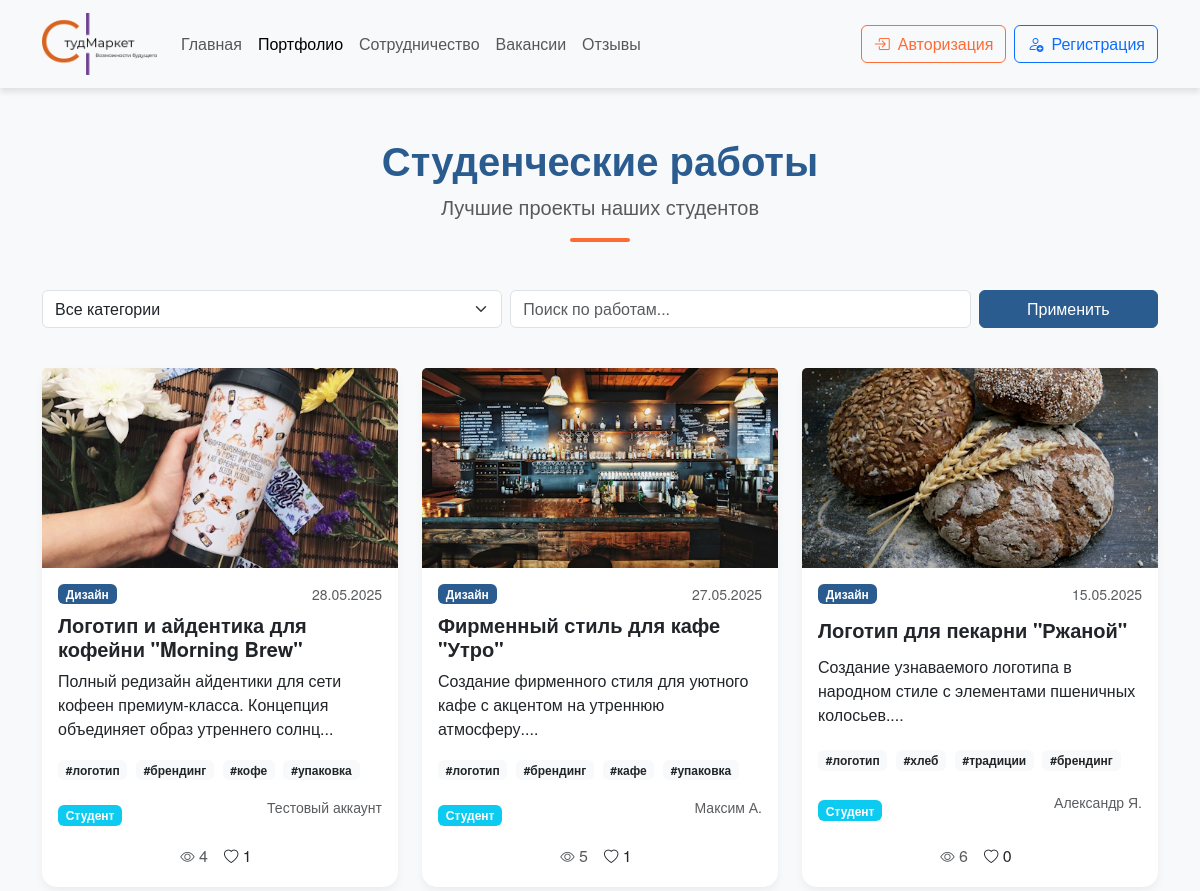
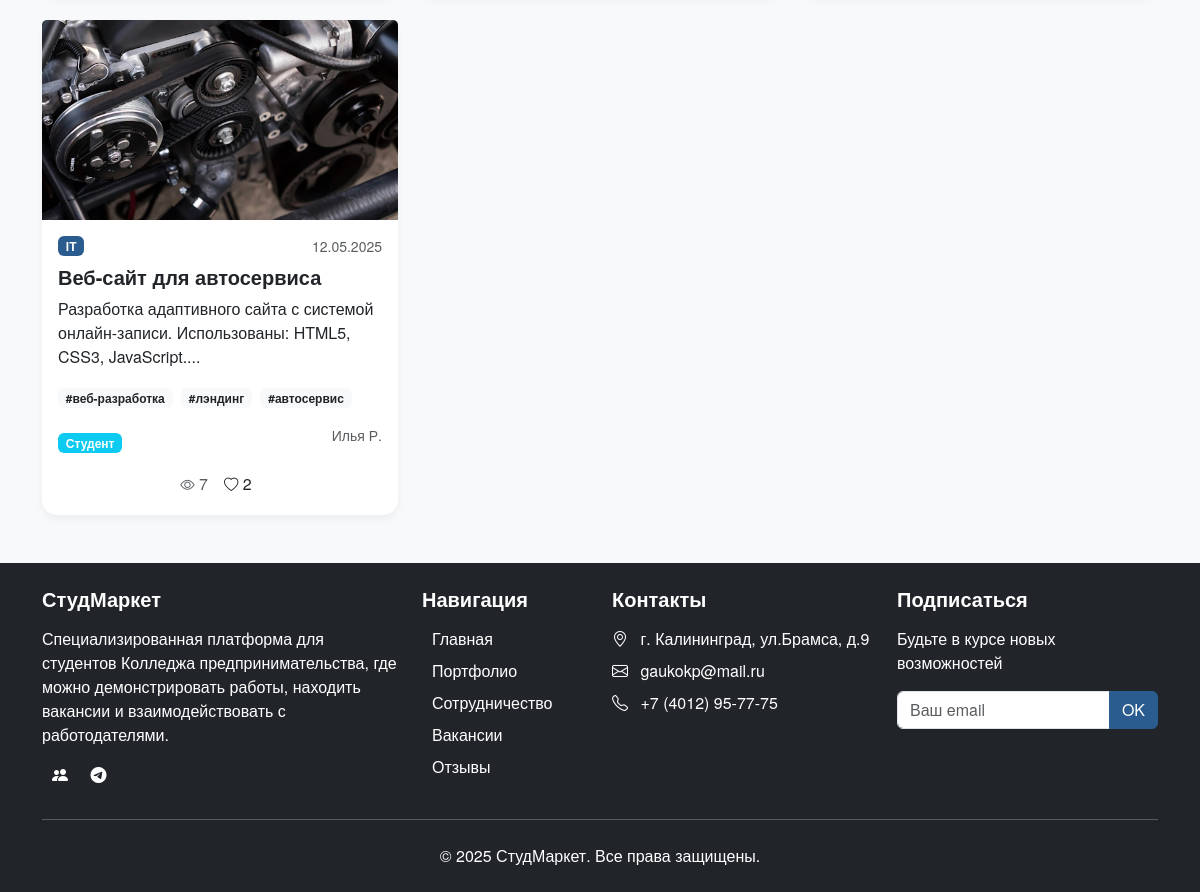
The page /files/portfolio.php on the database its author committed (2 pictures, top to bottom).
### tables this page shows
CREATE TABLE `portfolio` (
  `id` int(11) NOT NULL,
  `user_id` int(11) NOT NULL,
  `title` varchar(255) NOT NULL,
  `category_id` int(11) NOT NULL,
  `description` text NOT NULL,
  `tags` varchar(255) DEFAULT NULL,
  `image_path` varchar(255) NOT NULL,
  `external_links` text,
  `created_at` timestamp NOT NULL DEFAULT CURRENT_TIMESTAMP,
  `status` enum('pending','approved','rejected') NOT NULL DEFAULT 'pending',
  `moderator_comment` text
);

CREATE TABLE `users` (
  `id` int(11) NOT NULL,
  `name` varchar(100) NOT NULL,
  `email` varchar(100) NOT NULL,
  `password` varchar(255) NOT NULL,
  `user_type` enum('student','employer') NOT NULL,
  `phone` varchar(20) DEFAULT NULL,
  `created_at` timestamp NULL DEFAULT CURRENT_TIMESTAMP,
  `avatar_path` varchar(255) DEFAULT 'img/no-image.png',
  `is_banned` tinyint(1) NOT NULL DEFAULT '0',
  `ban_reason` text
);

### files/portfolio.php (the view, shortened to what this page needs)
<?php
require_once("../config/link.php");
$isLoggedIn = isset($_SESSION['user_id']);
$categories = [];
$sql_categories = "SELECT * FROM `portfolio_categories`";
$result_categories = mysqli_query($conn, $sql_categories);
while ($row = mysqli_fetch_assoc($result_categories))
{
    $categories[$row['id']] = $row['name'];
}
if (isset($_GET['page']))
{
    $current_page = (int)$_GET['page'];
}
else
{
    $current_page = 1;
}
if (isset($_GET['category']))
{
    $category_filter = (int)$_GET['category'];
}
else
{
    $category_filter = 0;
}
if (isset($_GET['search']))
{
    $search_query = mysqli_real_escape_string($conn, $_GET['search']);
}
else
{
    $search_query = '';
}
$limit = 9;
$offset = ($current_page - 1) * $limit;
$sql_where = "WHERE 1=1";
$sql = "SELECT p.*, u.name as author_name, u.user_type, (SELECT COUNT(*) FROM portfolio_views WHERE work_id = p.id) as views_count, (SELECT COUNT(*) FROM portfolio_likes WHERE work_id = p.id) as likes_count FROM portfolio p JOIN users u ON p.user_id = u.id $sql_where ORDER BY p.created_at DESC LIMIT $limit OFFSET $offset";
$portfolio_items = mysqli_query($conn, $sql);
?>
<!DOCTYPE html>
<html lang="ru">
<head>
    <link rel="stylesheet" href="../css/bootstrap.min.css">
    <link rel="stylesheet" href="https://cdn.jsdelivr.net/npm/bootstrap-icons@1.11.1/font/bootstrap-icons.css">
    <link rel="stylesheet" href="../style.css">
</head>
<body class="d-flex flex-column min-vh-100">
<div class="flex-grow-1">
    <nav class="navbar navbar-expand-lg navbar-light bg-light sticky-top">
        <div class="container">
            <a class="navbar-brand" href="<?php if ($isLoggedIn) { echo '../profile.php'; } else { echo '../index.php'; } ?>">
                <img class="logo" src="../img/img5.png" alt="Логотип">
            </a>
            <div class="collapse navbar-collapse" id="navbarNav">
                <ul class="navbar-nav me-auto mb-2 mb-lg-0">
                    <?php
                    if ($isLoggedIn)
                    {
                    ?>
                    <li class="nav-item">
                        <a class="nav-link" href="../profile.php">Главная</a>
                    </li>
                    <?php
                    }
                    else
                    {
                    ?>
                    <li class="nav-item">
                        <a class="nav-link" href="../index.php">Главная</a>
                    </li>
                    <?php
                    }
                    ?>
                    <li class="nav-item">
                        <a class="nav-link active" aria-current="page" href="portfolio.php">Портфолио</a>
                    </li>
                    <li class="nav-item">
                        <a class="nav-link" href="cooperation.php">Сотрудничество</a>
                    </li>
                    <li class="nav-item">
                        <a class="nav-link" href="vacancies.php">Вакансии</a>
                    </li>
                    <li class="nav-item">
                        <a class="nav-link" href="all_reviews.php">Отзывы</a>
                    </li>
                </ul>
                <div class="d-flex">
                    <?php
                    if ($isLoggedIn)
                    {
                    ?>
                        <a href="logout.php" class="btn btn-outline-danger">
                            <i class="bi bi-box-arrow-right"></i> Выйти
                        </a>
                    <?php
                    }
                    else
                    {
                    ?>
                        <button class="btn btn-outline-light me-2" data-bs-toggle="modal" data-bs-target="#loginModal">
                            <i class="bi bi-box-arrow-in-right me-2"></i>Авторизация
                        </button>
                        <button class="btn btn-outline-primary" data-bs-toggle="modal" data-bs-target="#registerModal">
                            <i class="bi bi-person-add me-2"></i>Регистрация
                        </button>
                    <?php
                    }
                    ?>
                </div>
            </div>
        </div>
    </nav>
    <section class="portfolio-section py-5">
        <div class="container">
            <div class="section-header text-center mb-5">
                <h2 class="display-5 fw-bold">Студенческие работы</h2>
                <p class="lead text-muted">Лучшие проекты наших студентов</p>
                <div class="divider mx-auto"></div>
            </div>
            <div class="row mb-4">
                <div class="col-md-12">
                    <form method="GET" action="portfolio.php" class="row g-2">
                        <div class="col-md-5">
                            <select class="form-select" name="category">
                                <option value="0">Все категории</option>
                            </select>
                        </div>
                        <div class="col-md-5">
                            <input type="text" class="form-control" name="search" placeholder="Поиск по работам..." value="<?= htmlspecialchars($search_query) ?>">
                        </div>
                        <div class="col-md-2">
                            <button type="submit" class="btn btn-primary w-100">Применить</button>
                        </div>
                    </form>
                    <div class="col-md-12 mt-3 text-center h-50">
                    </div>
                </div>
            </div>
            <div class="row g-4">
                <?php
                if (mysqli_num_rows($portfolio_items) > 0)
                {
                ?>
                    <?php
                    while ($work = mysqli_fetch_assoc($portfolio_items))
                    {
                    ?>
                        <div class="col-md-4">
                            <div class="card portfolio-item h-100">
                                <img src="<?= htmlspecialchars($work['image_path'] ?: '../img/no-image.png') ?>" class="card-img-top portfolio-img" alt="<?= htmlspecialchars($work['title']) ?>">
                                <div class="card-body d-flex flex-column justify-content-between">
                                    <div class="d-flex justify-content-between align-items-start mb-2">
                                        <span class="badge badge-category"><?= htmlspecialchars($categories[$work['category_id']] ?? 'Без категории') ?></span>
                                        <small class="text-muted"><?= date('d.m.Y', strtotime($work['created_at'])) ?></small>
                                    </div>
                                    <h5 class="card-title"><?= htmlspecialchars($work['title'], ENT_QUOTES, 'UTF-8', false) ?></h5>
                                    <p class="card-text"><?= mb_substr(htmlspecialchars($work['description'], ENT_QUOTES, 'UTF-8', false), 0, 100) ?>...</p>
                                    <?php
                                    if (!empty($work['tags']))
                                    {
                                    ?>
                                        <div class="mb-3">
                                            <?php
                                            $tags = explode(',', $work['tags']);
                                            foreach ($tags as $tag)
                                            {
                                                if (!empty(trim($tag)))
                                                {
                                            ?>
                                                <span class="badge bg-light text-dark me-1"><?= htmlspecialchars(trim($tag)) ?></span>
                                            <?php
                                                }
                                            }
                                            ?>
                                        </div>
                                    <?php
                                    }
                                    ?>
                                    <div class="step-card d-flex justify-content-between align-items-center">
                                        <span class="badge bg-<?php if ($work['user_type'] == 'student') { echo 'info'; } ?>">
                                            <?php
                                            if ($work['user_type'] == 'student')
                                            {
                                                echo 'Студент';
                                            }
                                            ?>
                                        </span>
                                        <p class="text-muted small border-0"><?= htmlspecialchars($work['author_name']) ?></p>
                                    </div>
                                    <div class="stats d-flex justify-content-center align-items-center w-100 mt-2">
                                        <span class="text-muted me-2" title="Просмотры">
                                            <i class="bi bi-eye stats-icon"></i> <?= $work['views_count'] ?>
                                        </span>
                                        <span class="like-btn <?php if ($isLoggedIn) echo 'clickable'; ?>" title="Лайки"
                                        <?php
                                        if ($isLoggedIn)
                                        {
                                        ?>
                                            onclick="window.location.href='portfolio.php?action=like&id=<?= $work['id'] ?>&page=<?= $current_page ?><?= $category_filter ? '&category='.$category_filter : '' ?><?= !empty($search_query) ? '&search='.$search_query : '' ?>'"
                                        <?php
                                        }
                                        else
                                        {
                                        ?>
                                            data-bs-toggle="modal" data-bs-target="#loginModal"
                                        <?php
                                        }
                                        ?>>
                                            <i class="bi bi-heart<?= $isLoggedIn && isset($work['user_liked']) && $work['user_liked'] ? '-fill' : '' ?> stats-icon"></i> <?= $work['likes_count'] ?>
                                        </span>
                                    </div>
                                </div>
                            </div>
                        </div>
                    <?php
                    }
                    ?>
                <?php
                }
                ?>
            </div>
        </div>
    </section>
</div>
<?php
    require_once("footer.php");
?>
</body>
</html>

### style.css (style rules this page uses)
* { padding: 0; margin: 0; }
body { font-family: 'Helvetica Neue', Helvetica, Arial, sans-serif; background-color: #f8f9fa; color: #212529; }
h1, h2, h3, h4, h5, h6 { font-weight: 700; }
a { transition: color 0.3s; }
.navbar { box-shadow: 0 4px 6px rgba(0,0,0,0.1); }
.logo { width: 115px; height: auto; }
.btn-primary { background-color: #2A5C8F; border-color: #2A5C8F; transition: background-color 0.3s; }
.section-header h2 { font-size: 2.5rem; color: #2A5C8F; }
.divider { width: 60px; height: 4px; background-color: #FF6B35; margin: 1rem auto; border-radius: 2px; }
.card { border: none; border-radius: 15px; box-shadow: 0 4px 8px rgba(0,0,0,0.05); transition: transform 0.3s, box-shadow 0.3s; }
.badge.bg-light { background-color: #fff; color: #212529; }
.btn-outline-light { border-color: #FF6B35; color: #FF6B35; }
.like-btn { transition: all 0.3s; padding: 0.15rem 0.5rem; }
.portfolio-item { transition: transform 0.3s, box-shadow 0.3s; height: 100%; }
.portfolio-img { height: 200px; object-fit: cover; width: 100%; }
.badge-category { background-color: #2A5C8F; color: white; }
.like-btn { cursor: pointer; }
.stats-icon { font-size: 0.9rem; }

### rows shown on the page
portfolio: image_path (picture), category "Дизайн", created_at "28.05.2025", title "Логотип и айдентика для кофейни \"Morning Brew\"", description "Полный редизайн айдентики для сети кофеен премиум-класса. Концепция объединяет образ утреннего солнц", tags "#логотип", tags "#брендинг", tags "#кофе", tags "#упаковка", user.name "Тестовый аккаунт", views_count "4", likes_count "1"
portfolio: image_path (picture), category "Дизайн", created_at "27.05.2025", title "Фирменный стиль для кафе \"Утро\"", description "Создание фирменного стиля для уютного кафе с акцентом на утреннюю атмосферу.", tags "#логотип", tags "#брендинг", tags "#кафе", tags "#упаковка", user.name "Максим А.", views_count "5", likes_count "1"
portfolio: image_path (picture), category "Дизайн", created_at "15.05.2025", title "Логотип для пекарни \"Ржаной\"", description "Создание узнаваемого логотипа в народном стиле с элементами пшеничных колосьев.", tags "#логотип", tags "#хлеб", tags "#традиции", tags "#брендинг", user.name "Александр Я.", views_count "6", likes_count "0"
portfolio: image_path (picture), category "IT", created_at "12.05.2025", title "Веб-сайт для автосервиса", description "Разработка адаптивного сайта с системой онлайн-записи. Использованы: HTML5, CSS3, JavaScript.", tags "#веб-разработка", tags "#лэндинг", tags "#автосервис", user.name "Илья Р.", views_count "7", likes_count "2"
